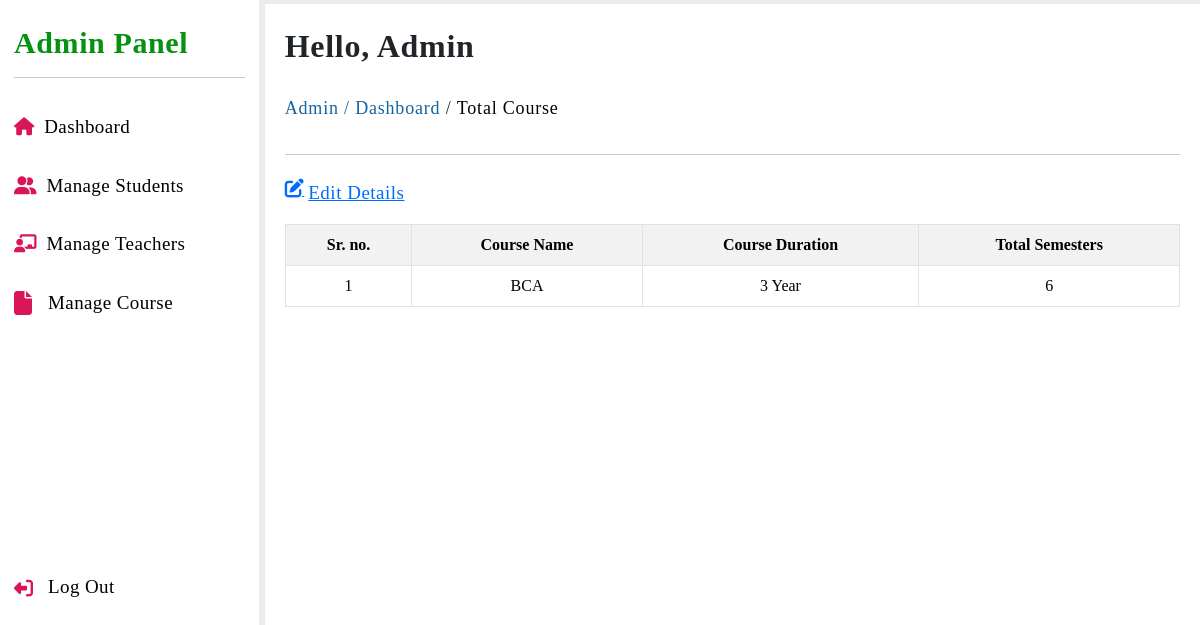
/admin/total-course.php (signed in), run on the app's committed database.
### tables this page shows
CREATE TABLE `course_info` (
  `sr_no` int(11) NOT NULL,
  `course_name` varchar(10) NOT NULL,
  `course_id` int(20) NOT NULL,
  `total_semester` int(10) NOT NULL,
  `course_duration` varchar(15) NOT NULL
);

### admin/total-course.php (the view, shortened to what this page needs)
<?php
    include '../sql/main_connection.php';
?>
<!DOCTYPE html>
<html lang="en">
<head>
    <?php include '../include/links.php'; ?>
    <link rel="stylesheet" href="../styles/admin_dashboard.css">
    <link rel="stylesheet" href="admin-responsive.css">
</head>
<body>
    <?php include '../include/admin-sidebar.php'; ?>
    <section class="dashboard-middle-area">
        <h4 class="admin-name">Hello, Admin</h4>
        <pre class="pagination"><p style="color:#1264a3;">Admin / </p> <p><a href="dashboard.php" style="color:#1264a3;">Dashboard</a> / </p> <a href="total-course.php">Total Course</a></pre> <hr>
        <div class="edit-detail-link pt-2">
            <i class='fa-solid fa-pen-to-square pe-1'></i>
            <a href="manage-course.php" style="color: #006bff">Edit Details</a>
        </div>
        <div class="total-students">
            <table class="table table-bordered text-center table-striped mt-3">
                <tr>
                    <th>Sr. no.</th>
                    <th>Course Name</th>
                    <th>Course Duration</th>
                    <th>Total Semesters</th>
                </tr>
                <?php
                    $data = mysqli_query($conn, "SELECT * FROM course_info");
                    $total = mysqli_num_rows($data);
                    if($total != 0)
                    {
                        while($result = mysqli_fetch_assoc($data))
                        {
                            echo
                            "
                                <tr>
                                    <td>".$result['sr_no']."</td>
                                    <td>".$result['course_name']."</td>
                                    <td>".$result['course_duration']."</td>
                                    <td>".$result['total_semester']."</td>
                                </tr>
                            ";
                        }
                    }
                    else
                    {
                        echo "No Record Found";
                    }
                ?>
            </table>
        </div>
    </section>
</body>
</html>

### styles/admin_dashboard.css (style rules this page uses)
* { margin: 0; padding: 0; box-sizing: border-box; font-family: 'Poppins'; }
body { width: 100%; height: 100vh; display: flex; background-color: #ebebeb; }
body a { text-decoration: none; color: #000; }
.dashboard-middle-area { width: calc(100% - 260px); height: auto; background-color: #fff; margin: 4px 0px 0px 6px; padding: 10px 20px; }
.dashboard-middle-area .admin-name { font-size: 32px; font-weight: 600; letter-spacing: .7px; margin-top: 13px; }
.dashboard-middle-area .pagination { font-size: 18px; font-weight: 500; margin-top: 30px; letter-spacing: .8px; transition: .2s; }
.edit-detail-link { letter-spacing: .5px; text-decoration: underline; font-size: 19px; color: #006BFF; font-weight: 500; display: flex; }

### data on the page
course_info: sr_no "1", course_name "BCA", course_duration "3 Year", total_semester "6"
